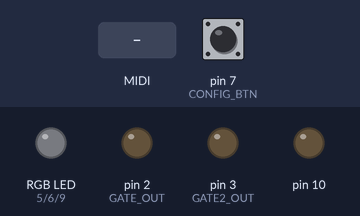
This sketch was run on a simulated Arduino Uno, built with avr-gcc and run on an emulated ATmega328P. Shown: an RGB LED mixed from three pins (HIGH = lit), output pins drawn as LEDs (lit = HIGH). Inputs (shaded band) come from the test bench; at power-on: pin 7 (CONFIG_BTN) HIGH. MIDI output is not drawn; pins used as bus, display or sensor lines are not drawn.

Above: at 2.1 s.
2.2 s: pin 7 (CONFIG_BTN) pulled LOW for 1 s
At 3.0 s:
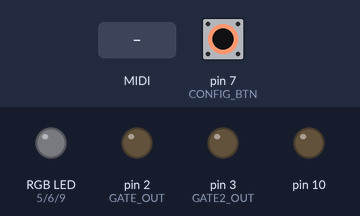
4.7 s: MIDI note 36 received
At 5.9 s:
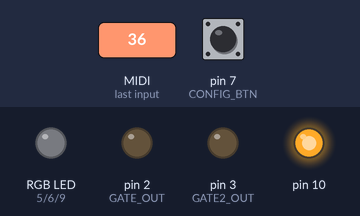
6.5 s: pin 7 (CONFIG_BTN) pulled LOW for 0.15 s
At 6.8 s:
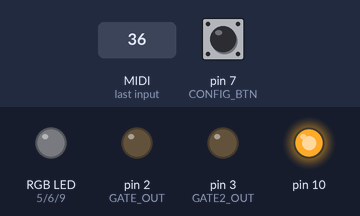
8.1 s: pin 7 (CONFIG_BTN) pulled LOW for 3.2 s
At 9.2 s:
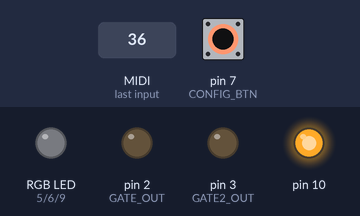
Timing chart, 0 to 12.9 s (numbered marks = the images above; inputs shaded):
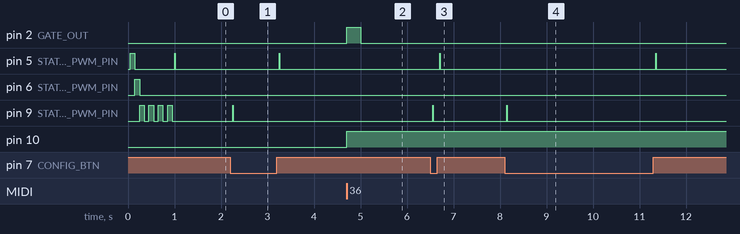

Measured:
- after the input at 2.2 s, pin 5 (STATUS_LED_RED_PWM_PIN): LOW → HIGH after 1.0 s, → LOW 0.01 s later; pin 9 (STATUS_LED_BLUE_PWM_PIN): LOW → HIGH after 0.05 s, → LOW 0.01 s later
- after the input at 4.7 s, pin 2 (GATE_OUT): LOW → HIGH at once, → LOW 0.30 s later; pin 10: LOW → HIGH at once
- after the input at 6.5 s, pin 5 (STATUS_LED_RED_PWM_PIN): LOW → HIGH after 0.20 s, → LOW 0.01 s later; pin 9 (STATUS_LED_BLUE_PWM_PIN): LOW → HIGH after 0.05 s, → LOW 0.01 s later
- after the input at 8.1 s, pin 5 (STATUS_LED_RED_PWM_PIN): LOW → HIGH after 3.3 s, → LOW 0.01 s later; pin 9 (STATUS_LED_BLUE_PWM_PIN): LOW → HIGH after 0.05 s, → LOW 0.01 s later

The sketch:

midi2cv_1.ino
```cpp
#include <MIDI.h>
#include  <SPI.h>
MIDI_CREATE_DEFAULT_INSTANCE(); //MIDI

const int SS2 = 8; // secondary DAC SS
const int CLK_OUT = 4; // clock output pin
const int GATE_OUT = 2; // gate1 output pin
const int GATE2_OUT = 3; // gate2 output pin

// Status RGB led pins
const int STATUS_LED_RED_PWM_PIN = 5;
const int STATUS_LED_GREEN_PWM_PIN = 6;
const int STATUS_LED_BLUE_PWM_PIN = 9;

// Inputs
const int SINGLE_DUAL_VOICE_SWITCH = 14;
const int CONFIG_BTN = 7;

int note_no = 0;//noteNo=21(A0)～60(A5) total 61


const int BTN_NONE = 100;
const int BTN_PRESSED = 0;
const int BTN_RELEASED = 1;

struct buttonDebounceData {
  int buttonPin;
  int debounceTime;
  unsigned long lastDebounceTime;
  int state;
  int lastReading;
};

buttonDebounceData config_btn = {CONFIG_BTN, 50, 0, -1, -1};

int config_state = 0;

int bend_range = 0;
int bend_msb = 0;
int bend_lsb = 0;
long after_bend_pitch = 0;

byte note_on_count = 0;
unsigned long trigTimer = 0;//for gate ratch

byte clock_count = 0;
byte clock_max = 24;//clock_max change by knob setting
byte clock_on_time = 0;
int clock_rate = 0;//knob CVin

// V/OCT LSB for DAC
const long cv[61] = {
 0,  68, 137,  205,  273,  341,  410,  478,  546,  614,  683,  751,
 819,  887,  956,  1024, 1092, 1161, 1229, 1297, 1365, 1434, 1502, 1570,
 1638, 1707, 1775, 1843, 1911, 1980, 2048, 2116, 2185, 2253, 2321, 2389,
 2458, 2526, 2594, 2662, 2731, 2799, 2867, 2935, 3004, 3072, 3140, 3209,
 3277, 3345, 3413, 3482, 3550, 3618, 3686, 3755, 3823, 3891, 3959, 4028, 4095
};

void setup() {
 pinMode(SS, OUTPUT) ; // SELECT DAC1
 pinMode(SS2, OUTPUT) ; // SELECT DAC2
 pinMode(CLK_OUT, OUTPUT) ; //CLK_OUT
 pinMode(GATE_OUT, OUTPUT) ; //GATE_OUT (1)
 pinMode(GATE2_OUT, OUTPUT) ; //GATE_OUT (2)

 // RGB status LED PWM outputs
 // blue = midi message received
 // red = configure voice 1 (cv/gate)
 // yellow = configure voice 2 (cv/gate)
 // green = configure mod 1
 // pink = configure mod 2
 pinMode(STATUS_LED_RED_PWM_PIN, OUTPUT);
 pinMode(STATUS_LED_GREEN_PWM_PIN, OUTPUT);
 pinMode(STATUS_LED_BLUE_PWM_PIN, OUTPUT);

 pinMode(CONFIG_BTN, INPUT_PULLUP); // configuration push button
 pinMode(SINGLE_DUAL_VOICE_SWITCH, INPUT_PULLUP); // select single or dual voice mode

 config_state = 0;
 StatusLED(0, 0, 0);
 MIDI.begin(1);          // MIDI CH1をlisten

 SPI.begin();
 SPI.setBitOrder(MSBFIRST) ;          // bit order
 SPI.setClockDivider(SPI_CLOCK_DIV4) ;// (16MHz/4)
 SPI.setDataMode(SPI_MODE0) ;         // LOW
 delay(50);

  StatusLED(255, 0, 0);
  delay(100);
  StatusLED(0, 255, 0);
  delay(100);
  StatusLED(0, 0, 255);
  delay(100);
  StatusLED(0, 0, 0);
  delay(100);
  StatusLED(0, 0, 255);
  delay(100);
  StatusLED(0, 0, 0);
  delay(100);
  StatusLED(0, 0, 255);
  delay(100);
  StatusLED(0, 0, 0);
  delay(100);
  StatusLED(0, 0, 255);
  delay(100);
  StatusLED(0, 0, 0);
}

// handles debouncing a button
bool readButtonState(struct buttonDebounceData  &btn) {
  // read button state
  int reading = digitalRead(btn.buttonPin);

  // update time since last change
  if (reading != btn.lastReading) {
    btn.lastDebounceTime = millis();
    btn.lastReading = reading;
  }

  if ((millis() - btn.lastDebounceTime) > btn.debounceTime) {

    // reading is stable for some time. Report state change
    if (reading != btn.state) {
      btn.state = reading;
      return true;
    }
  }

  return false;
}

void loop() {
  if (readButtonState(config_btn)) {
    if (config_btn.state == HIGH) {
      StatusLED(255, 0, 0);
      delay(10);
      StatusLED(0, 0, 0);
    } else {
      StatusLED(0, 0, 255);
      delay(10);
      StatusLED(0, 0, 0);
    }
  }

    // config
    // CVGATE1_CHANNEL
    // CVGATE2_CHANNEL
    // MOD1_CHANNEL / MOD1_CONTROLLER
    // MOD2_CHANNEL / MOD2_CONTROLLER

    // detect channel switch change
      // reset both channel states (gate off)


    // read MIDI message
        // switch
            // note on
            // note off
            // control change
            // clock
            // stop
            // pitchbend
        // store in variables

    // in config mode ?
      // switch
        // cvgate1
          // if noteOn:
            // update cvgate1_channel to channel of message
            // reset channel state
        // cvgate2
           // if noteOn:
            // update cvgate2_channel to channel of message
            // reset channel state
        // mod1
          // if controlChange
            // update mod1 channel
            // update mod1 controller
            // reset mod1 state
        // mod2
      // if configuring
      // process config update & reset


    // if duplicate_first_channel?
      // if msg.chan == cvgate1_channel:
          // update channel 1 (lowest priority)
          // update channel 2 (highest priority)
    // else:
      // if msg.chan == cvgate1_channel:
        // update channel 1 (last priority)
      // if msg.chan == cvgate2_channel:
        // update channel 2 (last priority)


 //-----------------------------clock_rate setting----------------------------
 //clock_rate = analogRead(1); //read knob voltage

 //if (clock_rate < 256) {
 //  clock_max = 24;//slow
 //}
 //else if (clock_rate < 512 && clock_rate >= 256) {
 //  clock_max = 12;
 //}
 //else if (clock_rate < 768 && clock_rate >= 512) {
 //  clock_max = 6;
 //}
 //else if (clock_rate >= 768) {
 //  clock_max = 3;//fast
 //}
 clock_max = 6;


 //-----------------------------gate ratch----------------------------
 if (note_on_count != 0) {
   if ((millis() - trigTimer <= 20) && (millis() - trigTimer > 10)) {
     digitalWrite(GATE_OUT, LOW);
   }
   if ((trigTimer > 0) && (millis() - trigTimer > 20)) {
     digitalWrite(GATE_OUT, HIGH);
   }
 }

// state: default, set_ch1, set_ch2

 //-----------------------------midi operation----------------------------
 if (MIDI.read()) {
   MIDI.setInputChannel(1);

   switch (MIDI.getType()) {

     case midi::NoteOn:
       note_on_count ++;
       trigTimer = millis();
       note_no = MIDI.getData1() - 21 ;//note number

       if (note_no < 0) {
         note_no = 0;
       }
       else if (note_no >= 61) {
         note_no = 60;
       }

       digitalWrite(GATE_OUT, HIGH); //GateHIGH
       OUT_CV(cv[note_no]);//V/OCT LSB for DAC
       OUT_CV2(cv[note_no]);
       break;


     case midi::NoteOff://NoteOff
       note_on_count --;
       if (note_on_count == 0) {
         digitalWrite(GATE_OUT, LOW); //GateLOW
       }
       break;


     case midi::ControlChange:
       OUT_MOD( MIDI.getData2() << 5); //0-4095
       OUT_MOD2( MIDI.getData2() << 5);
       break;


     case midi::Clock:
       clock_count ++;

       if (clock_count >= clock_max) {
         clock_count = 0;
       }

       if (clock_count == 1) {
         digitalWrite(CLK_OUT, HIGH);
       }
       else if (clock_count != 1) {
         digitalWrite(CLK_OUT, LOW);
       }
       break;


     case midi::Stop:
       clock_count = 0;
       digitalWrite(GATE_OUT, LOW);
       break;


     case midi::PitchBend:
       bend_lsb = MIDI.getData1();//LSB
       bend_msb = MIDI.getData2();//MSB
       bend_range = bend_msb; //0 to 127

       if (bend_range > 64) {
         after_bend_pitch = cv[note_no] + cv[note_no] * (bend_range - 64) * 4 / 10000;
         OUT_CV(after_bend_pitch);
         OUT_CV2(after_bend_pitch);
       }

       else if (bend_range < 64) {
         after_bend_pitch = cv[note_no] - cv[note_no] * (64 - bend_range) * 4 / 10000;
         OUT_CV(after_bend_pitch);
         OUT_CV2(after_bend_pitch);
       }
       break;


   }
 }
}


//DAC_CV output
void OUT_CV(int cv) {
 digitalWrite(SS, LOW) ;
 SPI.transfer((cv >> 8) | 0x30) ;   // H0x30=OUTA/1x
 SPI.transfer(cv & 0xff) ;
 digitalWrite(SS, HIGH) ;
}

//DAC_MOD output
void OUT_MOD(int mod) {
 digitalWrite(SS, LOW) ;
 SPI.transfer((mod >> 8) | 0xB0) ;   // H0xB0=OUTB/1x
 SPI.transfer(mod & 0xff) ;
 digitalWrite(SS, HIGH) ;
}

void OUT_CV2(int cv) {
 digitalWrite(SS2, LOW) ;
 SPI.transfer((cv >> 8) | 0x30) ;
 SPI.transfer(cv & 0xff) ;
 digitalWrite(SS2, HIGH) ;
}

void OUT_MOD2(int mod) {
 digitalWrite(SS2, LOW) ;
 SPI.transfer((mod >> 8) | 0xB0) ;
 SPI.transfer(mod & 0xff) ;
 digitalWrite(SS2, HIGH) ;
}

void StatusLED(int redValue, int greenValue, int blueValue) {
  analogWrite(STATUS_LED_RED_PWM_PIN, redValue);
  analogWrite(STATUS_LED_GREEN_PWM_PIN, greenValue);
  analogWrite(STATUS_LED_BLUE_PWM_PIN, blueValue);
}
```
